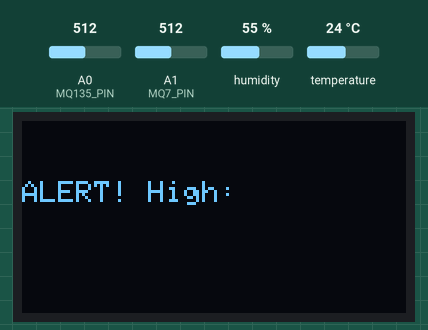
This sketch was run on a simulated Arduino Uno, built with avr-gcc and run on an emulated ATmega328P. On the bench: 128×64 one-colour display. Inputs (shaded band) come from the test bench; at power-on: A1 (MQ7_PIN) = 512, A0 (MQ135_PIN) = 512, humidity 55 %, temperature 24 °C. What the sketch prints to the serial monitor is not drawn.

Above: at 3.2 s.
3.3 s: A1 (MQ7_PIN) set to 938
At 6.4 s:
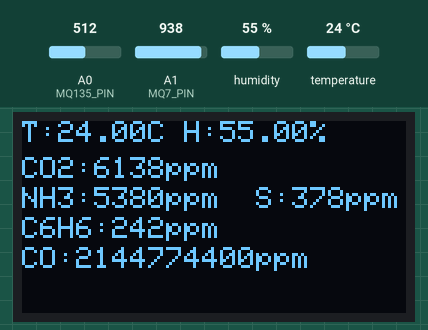
6.7 s: A1 (MQ7_PIN) set to 967
At 8.4 s:
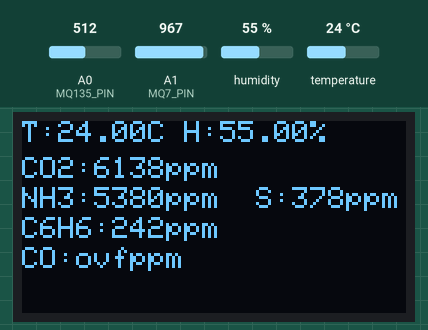
8.8 s: A1 (MQ7_PIN) set to 790
At 10.6 s:
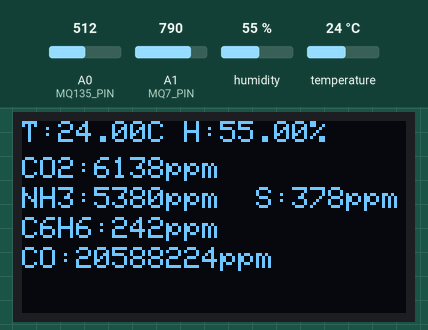
10.9 s: A0 (MQ135_PIN) set to 949
At 12.4 s:
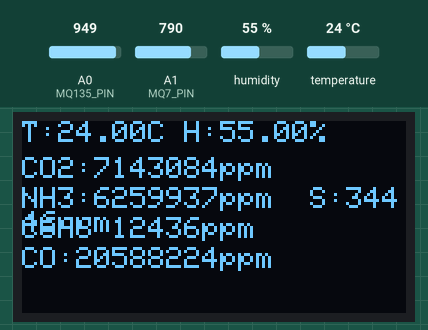
13.1 s: A0 (MQ135_PIN) set to 969
At 14.9 s:
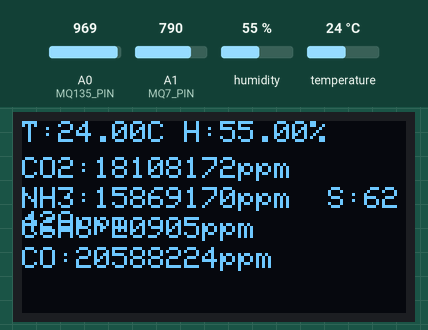
15.2 s: humidity set to 22 %
At 18.4 s:
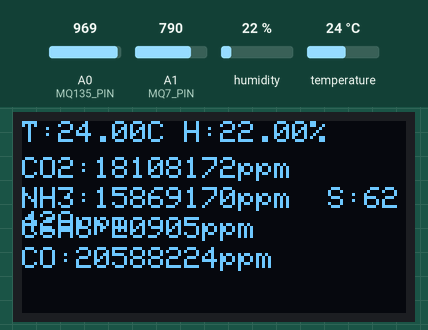
Timing chart, 0 to 19.5 s (numbered marks = the images above; inputs shaded):
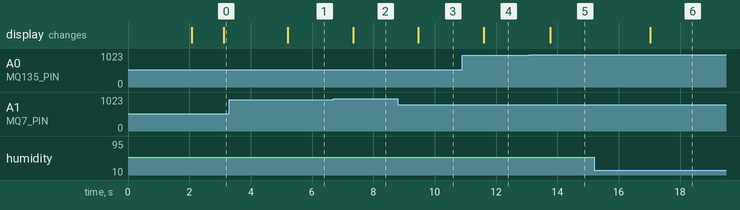

The sketch:

AirQualityCode.ino
```cpp
#include <Wire.h>
#include <Adafruit_SSD1306.h>
#include <Adafruit_GFX.h>
#include <DHT.h>
#include <math.h>

#define DHTPIN 2
#define DHTTYPE DHT11

#define MQ135_PIN A0
#define MQ7_PIN   A1

#define RL 10000.0    // Load resistor (ohms)
#define RO 41763.0    // Calibrated clean-air resistance

DHT dht(DHTPIN, DHTTYPE);
#define SCREEN_WIDTH 128
#define SCREEN_HEIGHT 64
Adafruit_SSD1306 display(SCREEN_WIDTH, SCREEN_HEIGHT, &Wire, -1);

// ---------- Gas Curve Constants (from MQ135 datasheet) ----------
float A_CO2 = 116.6020682, B_CO2 = -2.769034857;   // CO2
float A_NH3 = 102.2,         B_NH3 = -2.769;       // Ammonia
float A_BEN = 26.42,         B_BEN = -1.546;       // Benzene
float A_SO2 = 30,            B_SO2 = -1.77;        // Sulfur
float A_CO  = 605.18,        B_CO  = -3.937;       // Carbon Monoxide (rough via MQ135)

// ---------- Threshold for alerts ----------
const int THRESHOLD_CO2 = 800;  // ppm values indicative of poor air
const int THRESHOLD_NH3 = 50;
const int THRESHOLD_BEN = 20;
const int THRESHOLD_SO2 = 30;
const int THRESHOLD_CO  = 40;

const unsigned long ALERT_DURATION = 2000;
unsigned long alertStart = 0;
bool showAlert = false;
bool alertShown = false;
String alertMsg = "";

// ---------- Function to compute PPM ----------
float computePPM(int adc, float a, float b) {
  float Vrl = adc * (5.0 / 1023.0);
  float Rs = ((5.0 - Vrl) * RL) / Vrl;
  float ratio = Rs / RO;
  return a * pow(ratio, b);
}

void setup() {
  Serial.begin(9600);
  dht.begin();
  display.begin(SSD1306_SWITCHCAPVCC, 0x3C);
  display.clearDisplay();
  delay(2000);
}

void loop() {
  float temperature = dht.readTemperature();
  float humidity = dht.readHumidity();

  int mq135ADC = analogRead(MQ135_PIN);
  int mq7ADC = analogRead(MQ7_PIN);

  // Compute gas concentrations (ppm)
  float co2  = computePPM(mq135ADC, A_CO2, B_CO2);
  float nh3  = computePPM(mq135ADC, A_NH3, B_NH3);
  float ben  = computePPM(mq135ADC, A_BEN, B_BEN);
  float so2  = computePPM(mq135ADC, A_SO2, B_SO2);
  float co   = computePPM(mq7ADC, A_CO,  B_CO);

  // Determine which gases exceed safe limits
  alertMsg = "";
  if (!alertShown) {
    if (co2 > THRESHOLD_CO2) alertMsg += "CO2 ";
    if (nh3 > THRESHOLD_NH3) alertMsg += "NH3 ";
    if (ben > THRESHOLD_BEN) alertMsg += "C6H6 ";
    if (so2 > THRESHOLD_SO2) alertMsg += "S ";
    if (co  > THRESHOLD_CO)  alertMsg += "CO ";
  }

  if (alertMsg != "" && !alertShown) {
    showAlert = true;
    alertShown = true;
    alertStart = millis();
  }

  // ----------- OLED alert display -----------
  if (showAlert) {
    display.clearDisplay();
    display.setTextSize(1);
    display.setTextColor(SSD1306_WHITE);
    display.setCursor(0, 20);
    display.print("ALERT! High:");
    display.setCursor(0, 35);
    display.print(alertMsg);
    display.display();
    if (millis() - alertStart >= ALERT_DURATION) {
      showAlert = false;
    }
  } else {
    // ------------- Normal Display -------------
    display.clearDisplay();
    display.setTextSize(1);
    display.setTextColor(SSD1306_WHITE);

    display.setCursor(0, 0);
    display.print("T:"); display.print(temperature);
    display.print("C H:"); display.print(humidity); display.print("%");

    display.setCursor(0, 12);
    display.print("CO2:"); display.print(co2, 0); display.print("ppm");

    display.setCursor(0, 22);
    display.print("NH3:"); display.print(nh3, 0);
    display.print("ppm  S:"); display.print(so2, 0); display.print("ppm");

    display.setCursor(0, 32);
    display.print("C6H6:"); display.print(ben, 0); display.print("ppm");

    display.setCursor(0, 42);
    display.print("CO:"); display.print(co, 0); display.print("ppm");

    display.display();

    // Serial output for debugging
    Serial.print("CO2:"); Serial.print(co2); Serial.print("ppm  ");
    Serial.print("NH3:"); Serial.print(nh3); Serial.print("ppm  ");
    Serial.print("C6H6:"); Serial.print(ben); Serial.print("ppm  ");
    Serial.print("SO2:"); Serial.print(so2); Serial.print("ppm  ");
    Serial.print("CO:"); Serial.print(co); Serial.println("ppm");
  }

  delay(1000);
}
```

Measured:
- the behaviour switches between 950 and 951 on A1 (MQ7_PIN) (found by bisection; images 1 and 2)
- after the input at 3.3 s, the display: changes after 1.9 s (image 1)
- after the input at 6.7 s, the display: changes after 0.65 s (image 2)
- after the input at 8.8 s, the display: changes after 0.67 s (image 3)
- after the input at 10.9 s, the display: changes after 0.70 s (image 4)
- after the input at 13.1 s, the display: changes after 0.67 s (image 5)
- after the input at 15.2 s, the display: changes after 1.8 s (image 6)
